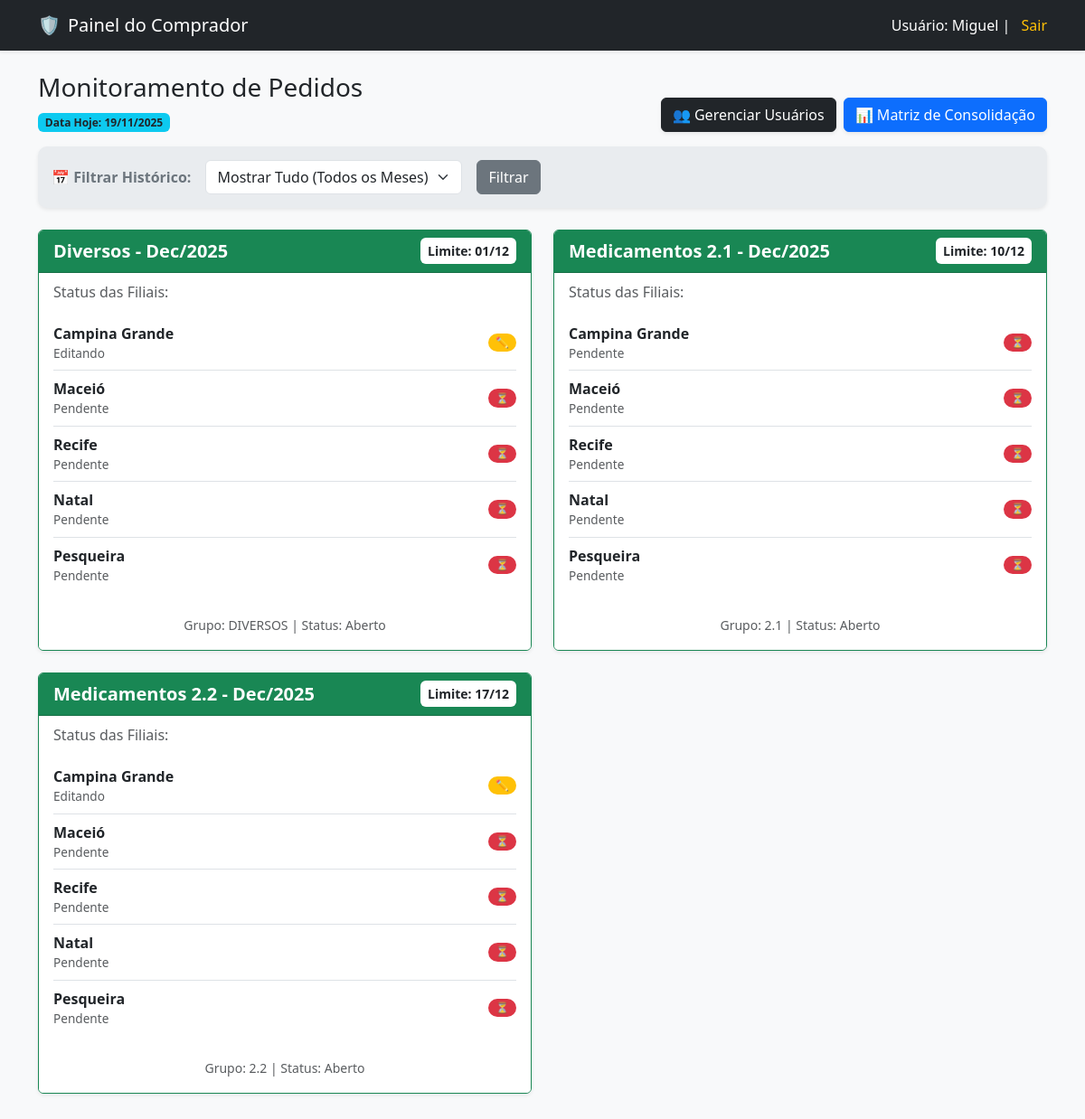
The page /dashboard/admin (signed in) on the database its author committed.
### app.py (models this page shows)
class Periodo(db.Model):
    id = db.Column(db.Integer, primary_key=True)
    nome = db.Column(db.String(100), nullable=False)
    grupo_filtro = db.Column(db.String(50), nullable=False)
    data_limite = db.Column(db.Date, nullable=False)
    mes = db.Column(db.Integer, nullable=False)
    ano = db.Column(db.Integer, nullable=False)
    ativo = db.Column(db.Boolean, default=True)

class Loja(db.Model):
    id = db.Column(db.Integer, primary_key=True)
    nome = db.Column(db.String(100), nullable=False)

### app.py (the view)
@app.route('/dashboard/admin')
def dashboard_admin():
    if 'usuario_id' not in session: return redirect(url_for('login'))
    todos_periodos = Periodo.query.order_by(Periodo.ano.desc(), Periodo.mes.desc(), Periodo.id.desc()).all()
    opcoes_meses = []
    meses_vistos = set()
    nomes = {1:'Jan', 2:'Fev', 3:'Mar', 4:'Abr', 5:'Mai', 6:'Jun', 7:'Jul', 8:'Ago', 9:'Set', 10:'Out', 11:'Nov', 12:'Dez'}
    for p in todos_periodos:
        k = f"{p.mes}-{p.ano}"
        if k not in meses_vistos:
            opcoes_meses.append({'valor': k, 'texto': f"{nomes[p.mes]}/{p.ano}"})
            meses_vistos.add(k)
    filtro = request.args.get('filtro_data')
    q = Periodo.query
    if filtro:
        m, a = filtro.split('-')
        q = q.filter_by(mes=int(m), ano=int(a))
    periodos_filt = q.order_by(Periodo.ano.desc(), Periodo.mes.desc(), Periodo.data_limite).all()
    todas_lojas = Loja.query.all()
    dados_painel = []
    for p in periodos_filt:
        sl = []
        for loja in todas_lojas:
            ped = Pedido.query.filter_by(loja_id=loja.id, periodo_id=p.id).order_by(Pedido.id.desc()).first()
            inf = {'nome': loja.nome, 'cor': 'danger', 'texto': '⏳', 'detalhe': 'Pendente'}
            if ped:
                if ped.status == 'Enviado': inf.update({'cor': 'success', 'texto': '✅', 'detalhe': f"Enviado {ped.data_alteracao.strftime('%d/%m')}"})
                elif ped.status == 'Aberto':
                    q = ItemPedido.query.filter_by(pedido_id=ped.id).count()
                    if q > 0: inf.update({'cor': 'warning text-dark', 'texto': '✏️', 'detalhe': 'Editando'})
            sl.append(inf)
        dados_painel.append({'periodo': p, 'lojas': sl})
    return render_template('dashboard_admin.html', nome=session['nome'], dados_painel=dados_painel, opcoes_meses=opcoes_meses, filtro_atual=filtro, data_hoje=datetime.now().strftime('%d/%m/%Y'))

### templates/dashboard_admin.html (shortened to what this page needs)
<!DOCTYPE html>
<html lang="pt-br">
<head>
    <link href="https://cdn.jsdelivr.net/npm/bootstrap@5.3.0/dist/css/bootstrap.min.css" rel="stylesheet">
</head>
<body class="bg-light">
    <nav class="navbar navbar-dark bg-dark shadow-sm mb-4">
        <div class="container">
            <a class="navbar-brand d-flex align-items-center" href="#">
                <span class="me-2">🛡️</span>
                Painel do Comprador
            </a>
            <span class="navbar-text text-white">
                Usuário: {{ nome }} | <a href="/logout" class="text-warning text-decoration-none ms-2">Sair</a>
            </span>
        </div>
    </nav>
    <div class="container pb-5">
        <div class="d-flex justify-content-between align-items-end mb-3">
            <div>
                <h3>Monitoramento de Pedidos</h3>
                <span class="badge bg-info text-dark">Data Hoje: {{ data_hoje }}</span>
            </div>
            <div class="d-flex gap-2">
                <a href="{{ url_for('admin_usuarios') }}" class="btn btn-dark shadow-sm">
                    👥 Gerenciar Usuários
                </a>
                <a href="{{ url_for('consolidacao_pedidos') }}" class="btn btn-primary shadow-sm">
                    📊 Matriz de Consolidação
                </a>
            </div>
        </div>
        <div class="filter-bar mb-4 shadow-sm">
            <form method="GET" class="row g-3 align-items-center">
                <div class="col-auto">
                    <label class="fw-bold text-secondary">📅 Filtrar Histórico:</label>
                </div>
                <div class="col-auto">
                    <select name="filtro_data" class="form-select">
                        <option value="">Mostrar Tudo (Todos os Meses)</option>
                    </select>
                </div>
                <div class="col-auto">
                    <button type="submit" class="btn btn-secondary">Filtrar</button>
                </div>
            </form>
        </div>
        <div class="row">
            {% for item in dados_painel %}
            <div class="col-md-6 mb-4">
                <div class="card h-100 shadow-sm card-periodo {{ 'border-secondary' if not item.periodo.ativo else 'border-success' }}">
                    <div class="card-header d-flex justify-content-between align-items-center
                        {{ 'bg-secondary' if not item.periodo.ativo else 'bg-success' }} text-white">
                        <span class="fw-bold fs-5">{{ item.periodo.nome }}</span>
                        <small class="bg-white text-dark px-2 py-1 rounded fw-bold">
                            Limite: {{ item.periodo.data_limite.strftime('%d/%m') }}
                        </small>
                    </div>
                    <div class="card-body">
                        <h6 class="card-subtitle mb-3 text-muted">Status das Filiais:</h6>
                        {% if item.lojas %}
                        <ul class="list-group list-group-flush">
                            {% for loja in item.lojas %}
                            <li class="list-group-item d-flex justify-content-between align-items-center px-0">
                                <div>
                                    <strong>{{ loja.nome }}</strong>
                                    <div class="small text-muted" style="font-size: 0.85rem;">{{ loja.detalhe }}</div>
                                </div>
                                <span class="badge bg-{{ loja.cor }} rounded-pill">{{ loja.texto }}</span>
                            </li>
                            {% endfor %}
                        </ul>
                        {% else %}
                            <p class="text-muted small">Nenhuma loja cadastrada.</p>
                        {% endif %}
                    </div>
                    <div class="card-footer bg-white text-center border-0 pb-3">
                        <small class="text-muted">
                            Grupo: {{ item.periodo.grupo_filtro }} |
                            Status: {{ 'Aberto' if item.periodo.ativo else 'Fechado' }}
                        </small>
                    </div>
                </div>
            </div>
            {% endfor %}
        </div>
    </div>
</body>
</html>

### templates/dashboard_admin.html (style rules this page uses)
.card-periodo { transition: all 0.3s; }
.filter-bar { background-color: #e9ecef; border-radius: 10px; padding: 15px; }

### rows shown on the page
Periodo: periodo.nome "Diversos - Dec/2025", periodo.data_limite "01/12", periodo.grupo_filtro "DIVERSOS", ativo "Aberto"
Loja: nome "Campina Grande", detalhe "Editando", texto "✏️", detalhe "Pendente", texto "⏳"
Loja: nome "Maceió", detalhe "Pendente", texto "⏳"
Loja: nome "Recife", detalhe "Pendente", texto "⏳"
Loja: nome "Natal", detalhe "Pendente", texto "⏳"
Loja: nome "Pesqueira", detalhe "Pendente", texto "⏳"
Periodo: periodo.nome "Medicamentos 2.1 - Dec/2025", periodo.data_limite "10/12", periodo.grupo_filtro "2.1", ativo "Aberto"
Periodo: periodo.nome "Medicamentos 2.2 - Dec/2025", periodo.data_limite "17/12", periodo.grupo_filtro "2.2", ativo "Aberto"

### other values the page prints
{{ nome }} "Miguel"
